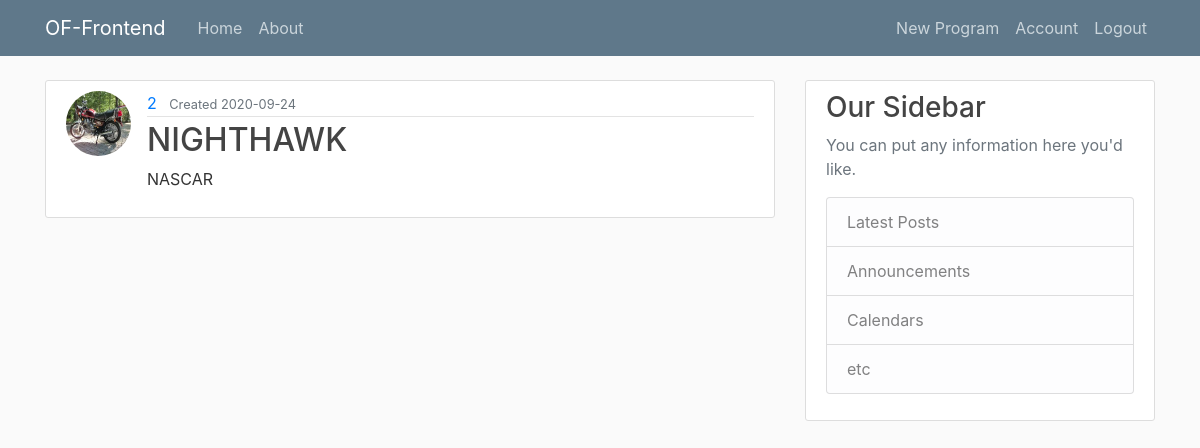
The app's page /programs/2 (signed in), older data.
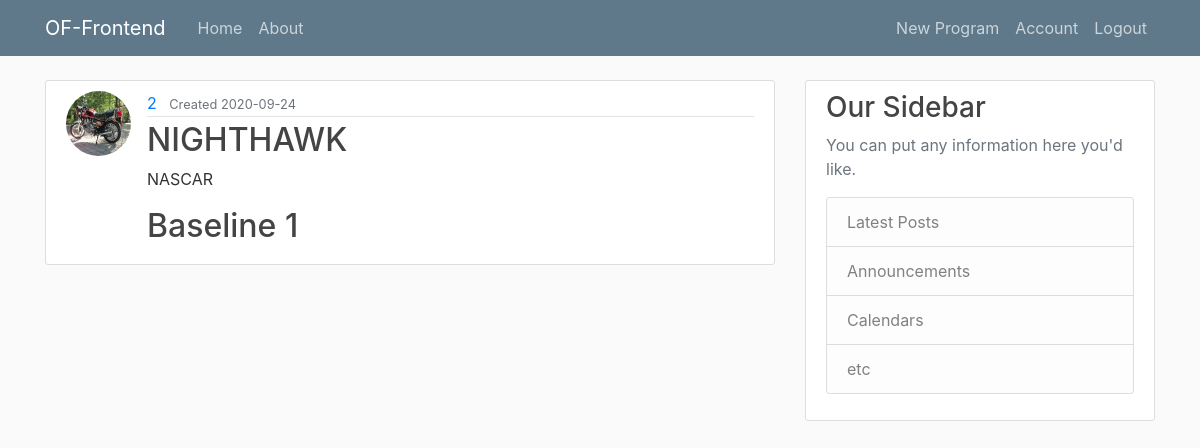
The same page, newer data.
### flask_website/models.py (models this page shows, shortened)
class User(db.Model,UserMixin):
    __tablename__ = 'user'
    id = db.Column(db.Integer, primary_key=True)
    username = db.Column(db.String(20),unique=True, nullable=False)
    email = db.Column(db.String(120),unique=True, nullable=False)
    image_file = db.Column(db.String(20), default='default.jpg')
    password = db.Column(db.String(60), nullable=False)
    create_program= db.relationship('Program', backref='creator', lazy=True)

class Program(db.Model):
    __tablename__ = 'program'
    id = db.Column(db.Integer, primary_key=True)
    name = db.Column(db.String(20),unique=True, nullable=False)
    description = db.Column(db.Text,unique=False, nullable=False)
    created_date = db.Column(db.DateTime,nullable=False, default = datetime.utcnow)
    created_by = db.Column(db.Integer,db.ForeignKey('user.id'), nullable = False)
    project = db.relationship("Project", back_populates = "program") # forward

class Project(db.Model):
    __tablename__ = 'project'
    id = db.Column(db.Integer, primary_key=True)
    name = db.Column(db.String(20),unique=True, nullable=False)
    description = db.Column(db.Text,unique=False, nullable=False)
    created_date = db.Column(db.DateTime,nullable=False, default = datetime.utcnow) #auto
    created_by = db.Column(db.Integer,db.ForeignKey('user.id'), nullable = False)
    program_id = db.Column(db.Integer,db.ForeignKey('program.id'), nullable = False)
    program = db.relationship("Program", back_populates = "project")
    case = db.relationship("Case", back_populates = "project") # forward

### flask_website/routes.py (the view)
@app.route("/programs/<int:program_id>")
@login_required
def program(program_id):
    program = Program.query.get_or_404(program_id)
    projects =program.project
    return render_template('program.html', title = program.name, program = program, projects = projects)

### flask_website/models.py (called while the page is built)
@login_manager.user_loader
def load_user(user_id):
    return User.query.get(int(user_id))

### flask_website/templates/program.html
{% extends "layout.html" %}
{% block content %}
        <article class="media content-section">
          <img class = "rounded-circle article-img", src="{{ url_for('static', filename = 'profile_pics/' + program.creator.image_file) }}">
          <div class="media-body">
            <div class="article-metadata">
              <a class="mr-2" href="#">{{ program.created_by }}</a>
              <small class="text-muted"> Created {{ program.created_date.strftime('%Y-%m-%d') }}</small>
            </div>
            <h2 class="article-title">{{ program.name }}</h2>
            <p class="article-content">{{ program.description }}</p>
            {% for project in projects %}
              <div class="media-body">
                <h2><a class="article-title" href="{{ url_for('project',program_id = program.id, project_id = project.id) }}">{{ project.name }}</a></h2>
              </div>
            {% endfor %}
          </div>
        </article>
{% endblock content %}

### flask_website/templates/layout.html (shortened to what this page needs)
<!DOCTYPE html>
<html>
<head>
    <link rel="stylesheet" href="https://maxcdn.bootstrapcdn.com/bootstrap/4.0.0/css/bootstrap.min.css">
    <link rel="stylesheet" type="text/css" href="{{ url_for('static', filename='main.css') }}">
</head>
  <body>
    <header class="site-header">
        <nav class="navbar navbar-expand-md navbar-dark bg-steel fixed-top">
          <div class="container">
            <a class="navbar-brand mr-4" href="/">OF-Frontend</a>
            <div class="collapse navbar-collapse" id="navbarToggle">
              <div class="navbar-nav mr-auto">
                <a class="nav-item nav-link" href="{{ url_for('home') }}">Home</a>
                <a class="nav-item nav-link" href="{{ url_for('about') }}">About</a>
              </div>
              <div class="navbar-nav">
                {% if current_user.is_authenticated%}
                <a class="nav-item nav-link" href="{{ url_for('newprogram') }}">New Program</a>
                <a class="nav-item nav-link" href="{{ url_for('account') }}">Account</a>
                <a class="nav-item nav-link" href="{{ url_for('logout') }}">Logout</a>
                {% else %}
                <a class="nav-item nav-link" href="{{ url_for('login') }}">Login</a>
                <a class="nav-item nav-link" href="{{ url_for('register') }}">Register</a>
                {% endif %}
              </div>
            </div>
          </div>
        </nav>
      </header>
    <main role="main" class="container">
      <div class="row">
        <div class="col-md-8">
          {% block content %}{% endblock %}
        </div>
        <div class="col-md-4">
          <div class="content-section">
            <h3>Our Sidebar</h3>
            <p class='text-muted'>You can put any information here you'd like.
              <ul class="list-group">
                <li class="list-group-item list-group-item-light">Latest Posts</li>
                <li class="list-group-item list-group-item-light">Announcements</li>
                <li class="list-group-item list-group-item-light">Calendars</li>
                <li class="list-group-item list-group-item-light">etc</li>
              </ul>
            </p>
          </div>
        </div>
      </div>
    </main>
  </body>
</html>

### flask_website/static/main.css (style rules this page uses)
body { background: #fafafa; color: #333333; margin-top: 5rem; }
h1, h2, h3, h4, h5, h6 { color: #444444; }
.bg-steel { background-color: #5f788a; }
.site-header .navbar-nav .nav-link { color: #cbd5db; }
.content-section { background: #ffffff; padding: 10px 20px; border: 1px solid #dddddd; border-radius: 3px; margin-bottom: 20px; }
.article-title { color: #444444; }
.article-content { white-space: pre-line; }
.article-img { height: 65px; width: 65px; margin-right: 16px; }
.article-metadata { padding-bottom: 1px; margin-bottom: 4px; border-bottom: 1px solid #e3e3e3 }

Row changes from the older to the newer data that the page shows:
added Project: name "Baseline 1"
